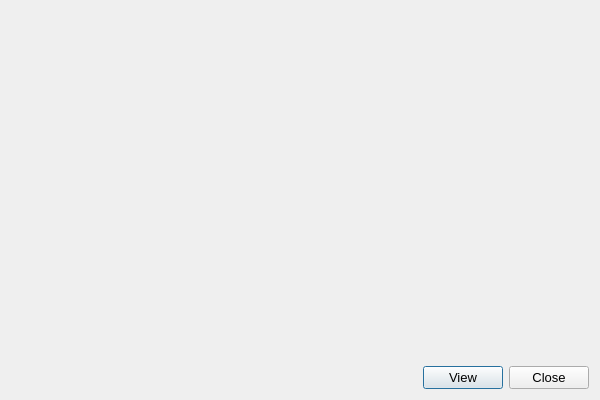
<?xml version="1.0" encoding="UTF-8"?>
<ui version="4.0">
 <class>NewVolumeDialog</class>
 <widget class="QDialog" name="NewVolumeDialog">
  <property name="geometry">
   <rect>
    <x>0</x>
    <y>0</y>
    <width>600</width>
    <height>400</height>
   </rect>
  </property>
  <property name="font">
   <font>
    <pointsize>10</pointsize>
   </font>
  </property>
  <property name="windowTitle">
   <string>New Volumes</string>
  </property>
  <layout class="QVBoxLayout" name="verticalLayout" stretch="1,0">
   <item>
    <widget class="QScrollArea" name="scrollArea">
     <property name="styleSheet">
      <string notr="true"/>
     </property>
     <property name="frameShape">
      <enum>QFrame::NoFrame</enum>
     </property>
     <property name="frameShadow">
      <enum>QFrame::Plain</enum>
     </property>
     <property name="widgetResizable">
      <bool>true</bool>
     </property>
     <widget class="QWidget" name="label_widget">
      <property name="geometry">
       <rect>
        <x>0</x>
        <y>0</y>
        <width>582</width>
        <height>348</height>
       </rect>
      </property>
      <layout class="QVBoxLayout" name="label_layout">
       <property name="leftMargin">
        <number>9</number>
       </property>
       <property name="topMargin">
        <number>9</number>
       </property>
       <property name="rightMargin">
        <number>9</number>
       </property>
       <property name="bottomMargin">
        <number>9</number>
       </property>
      </layout>
     </widget>
    </widget>
   </item>
   <item>
    <layout class="QHBoxLayout" name="bottom_layout">
     <item>
      <spacer name="horizontalSpacer">
       <property name="orientation">
        <enum>Qt::Horizontal</enum>
       </property>
       <property name="sizeHint" stdset="0">
        <size>
         <width>40</width>
         <height>20</height>
        </size>
       </property>
      </spacer>
     </item>
     <item>
      <widget class="QPushButton" name="view_button">
       <property name="font">
        <font>
         <pointsize>10</pointsize>
        </font>
       </property>
       <property name="text">
        <string>View</string>
       </property>
      </widget>
     </item>
     <item>
      <widget class="QPushButton" name="close_button">
       <property name="font">
        <font>
         <pointsize>10</pointsize>
        </font>
       </property>
       <property name="text">
        <string>Close</string>
       </property>
      </widget>
     </item>
    </layout>
   </item>
  </layout>
 </widget>
 <resources/>
 <connections/>
</ui>
